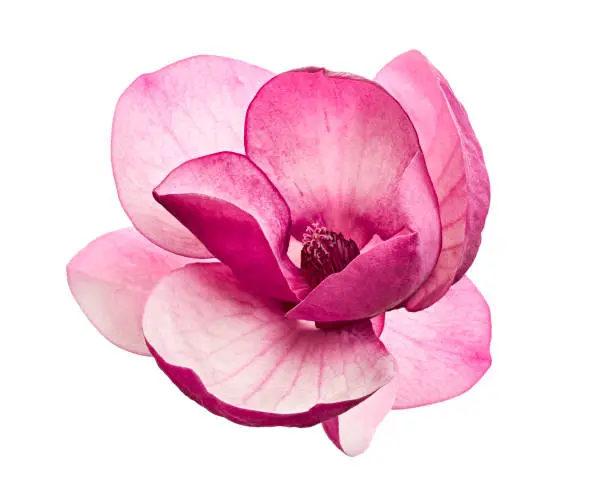
#> input picture CVIP/EP-12.3.25/img_1.png, 612 x 490 px
$ python EP-8.5.py
#> lines starting #> are read from the running program, lines starting #| are printed output that depends on the picture; after the words box and inside, x2 and y2 are one past the last pixel; in counts of white or black regions, pixels touching at a corner belong together
import cv2
import numpy as np
img_path= "../EP-12.3.25/img_1.png"
image=cv2.imread(img_path,cv2.IMREAD_GRAYSCALE)
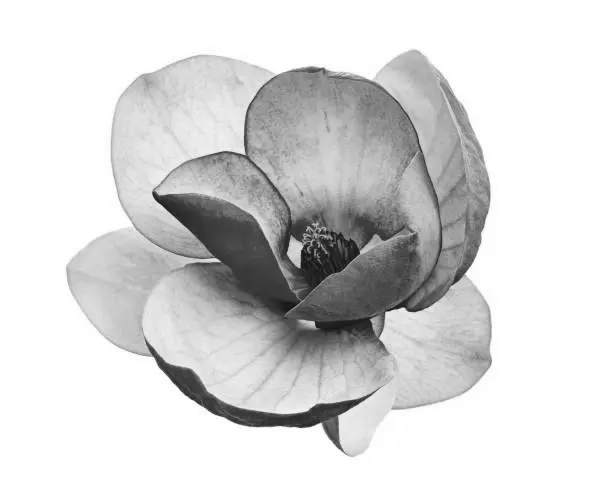
#> image: shape (490, 612); min 15, max 255, mean 215.9
_, binary=cv2.threshold(image,127,255,cv2.THRESH_BINARY)
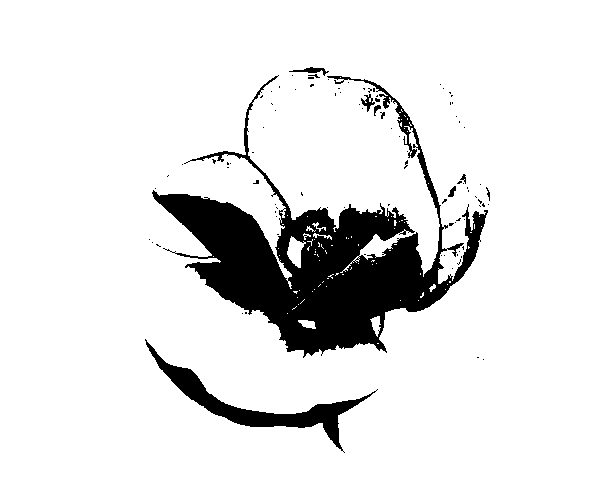
#> binary: shape (490, 612); 89.3% white; 94 black regions (85 under 20 px), largest, box (x1, y1, x2, y2) and area: (152, 75, 488, 358) 27759, (145, 339, 378, 453) 3722, (289, 67, 329, 76) 129
kernel=np.ones((3,3),np.uint8)
skeleton=np.zeros(binary.shape,dtype=np.uint8)
while True:
    eroded=cv2.erode(binary,kernel)
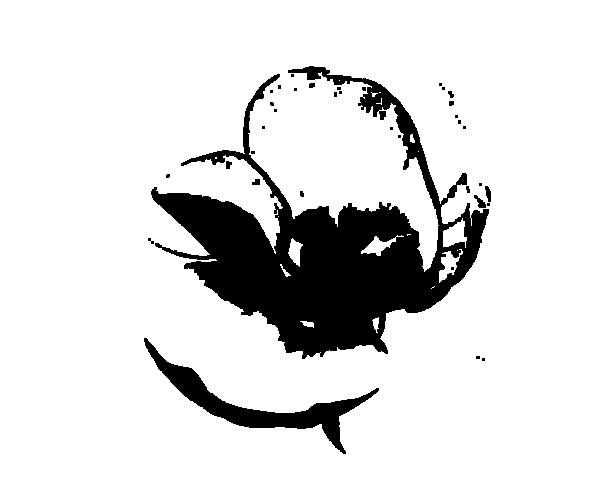
#> eroded: shape (490, 612); 87.1% white; 37 black regions (26 under 20 px), largest, box (x1, y1, x2, y2) and area: (151, 66, 489, 359) 33661, (144, 338, 379, 454) 4498, (474, 195, 486, 208) 76
    temp=cv2.dilate(eroded,kernel)
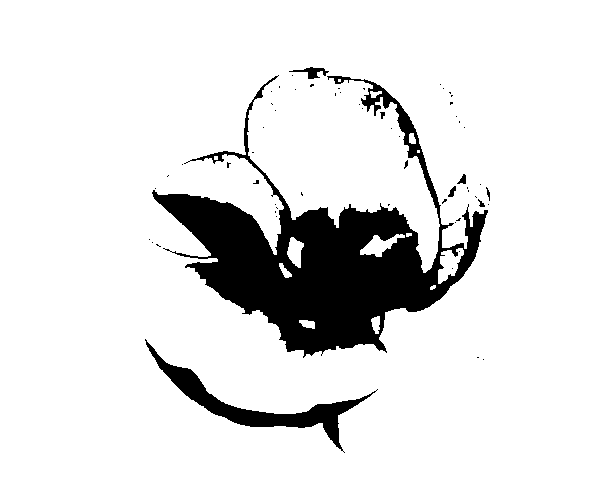
#> temp: shape (490, 612); 88.9% white; 60 black regions (51 under 20 px), largest, box (x1, y1, x2, y2) and area: (152, 75, 488, 358) 29081, (145, 339, 378, 453) 3722, (289, 67, 329, 79) 188
    skeleton_part=cv2.subtract(binary,temp)
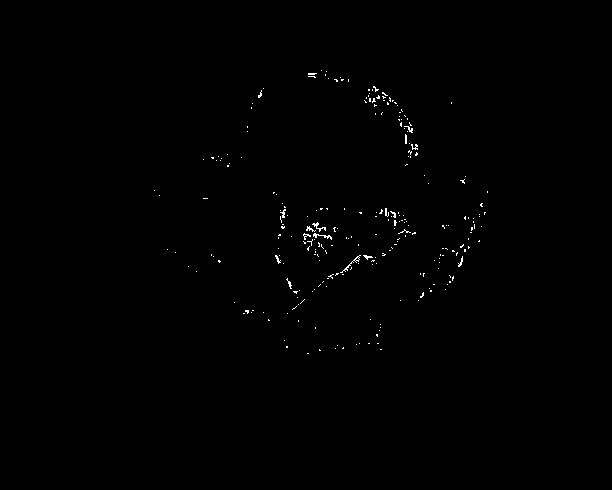
#> skeleton_part: shape (490, 612); 0.38% white in thin lines or dots, all inside (x1, y1, x2, y2) = (154, 70, 488, 354)
    skeleton=cv2.bitwise_or(skeleton,skeleton_part)
    binary=eroded.copy()
    if cv2.countNonZero(binary)==0:
        cv2.imwrite("Skeleton.png",skeleton)
        cv2.imshow("Original image",image)
        cv2.imshow("Skeleton image",skeleton)
cv2.waitKey(0)
cv2.destroyAllWindows()
